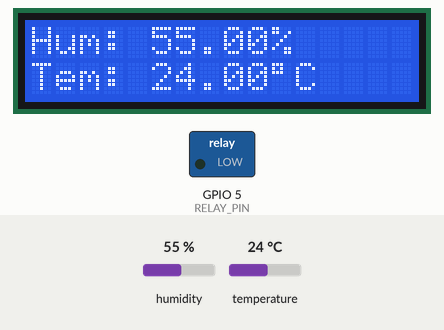
This sketch was run on a simulated ESP32. On the bench: 16×2 character LCD, switched loads named in the sketch (green lamp = pin HIGH). Inputs (shaded band) come from the test bench; at power-on: temperature 24 °C, humidity 55 %.

Above: at 1.3 s.
1.4 s: temperature set to 29 °C
At 3.4 s:
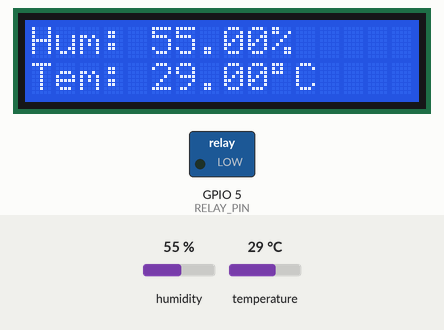
4.2 s: temperature set to 32 °C
At 5.5 s:
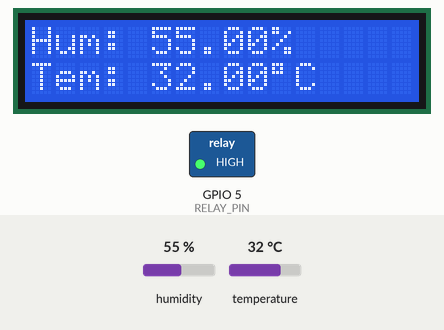
7.0 s: humidity set to 22 %
At 9.5 s:
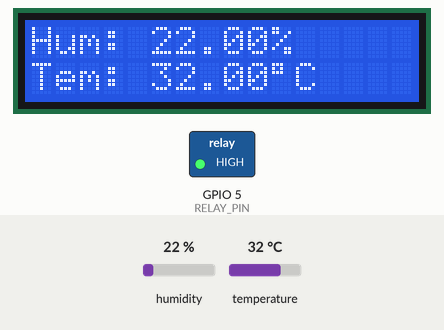
10.0 s: humidity set to 40 %
At 11.5 s:
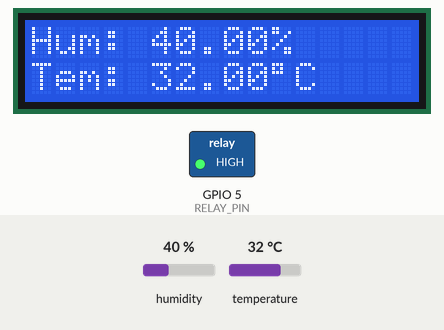
Timing chart, 0 to 13.0 s (numbered marks = the images above; inputs shaded):
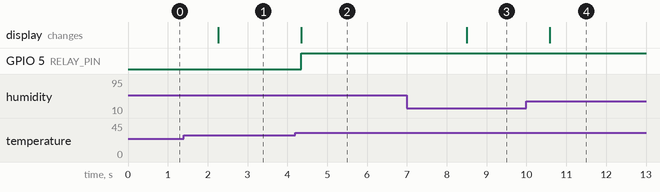

Measured:
- the behaviour switches between 30 and 31 °C on temperature (found by bisection; images 1 and 2)
- after the input at 1.4 s, the display: changes after 0.87 s (image 1)
- after the input at 4.2 s, GPIO 5 (RELAY_PIN): LOW → HIGH after 0.15 s; the display: changes after 0.15 s (image 2)
- after the input at 7.0 s, the display: changes after 1.5 s (image 3)
- after the input at 10.0 s, the display: changes after 0.58 s (image 4)

The sketch:

ESP32_NTP_Example.ino
```cpp
#include <Wire.h>
#include <LiquidCrystal_I2C.h>
#include <Adafruit_Sensor.h>
#include <DHT.h>
#include <DHT_U.h>
#include <WiFi.h>  // Ganti dengan <ESP8266WiFi.h> jika menggunakan ESP8266
#include <HTTPClient.h>

// Konfigurasi untuk LCD
LiquidCrystal_I2C lcd(0x27, 16, 2);

// Konfigurasi untuk DHT11
#define DHTPIN 4        // Pin data DHT11
#define DHTTYPE DHT11   // Jenis sensor DHT11

// Konfigurasi untuk relay
#define RELAY_PIN 5     // Pin untuk mengontrol relay

DHT dht(DHTPIN, DHTTYPE);

void setup() {
  // Inisialisasi serial monitor
  Serial.begin(115200);

  // Inisialisasi LCD
  lcd.begin(16, 2);
  lcd.init();
  lcd.backlight();

  // Inisialisasi sensor DHT11
  dht.begin();

  // Inisialisasi pin relay sebagai output
  pinMode(RELAY_PIN, OUTPUT);
  digitalWrite(RELAY_PIN, LOW); // Pastikan relay dalam keadaan mati

  // Tampilkan pesan di layar
  lcd.setCursor(0, 0);
  lcd.print("Starting...");
}

void loop() {
  // Baca suhu dan kelembaban
  float humidity = dht.readHumidity();
  float temperature = dht.readTemperature();

  // Cek apakah pembacaan berhasil
  if (isnan(humidity) || isnan(temperature)) {
    Serial.println("Error");
    return;
   // Tampilkan suhu dan kelembaban di serial monitor
  Serial.print("Temperature: ");
  Serial.print(temperature);
  Serial.print(" C, Humidity: ");
  Serial.print(humidity);
  Serial.println(" %");
  }
  // Tampilkan suhu dan kelembaban di LCD
  lcd.setCursor(0, 0);
  lcd.print("Hum: ");
  lcd.print(humidity);
  lcd.print("%   ");
  lcd.setCursor(0, 1);
  lcd.print("Tem: ");
  lcd.print(temperature);
  lcd.print((char)223); // Karakter derajat
  lcd.print("C   ");

  // Kontrol relay berdasarkan suhu
  if (temperature > 30.0) {
    digitalWrite(RELAY_PIN, HIGH); // Nyalakan relay
  } else {
    digitalWrite(RELAY_PIN, LOW); // Matikan relay
  }

  // Tunggu sebelum pembacaan berikutnya
  delay(1000); // Delay 2 detik
}
```
